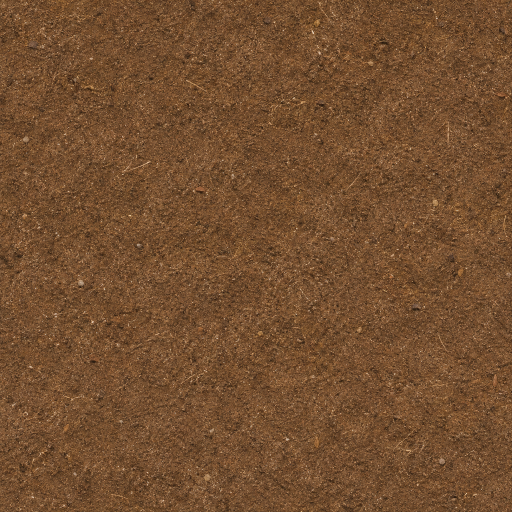
#> input picture rvk/assets/terrain/shared-hd-dirt.png, 1024 x 1024 px (shown at 1/2 size)
$ python -i hd_ground_feature_render.py   (imports and definitions only)
#> lines starting #> are read from the running program, lines starting #| are printed output that depends on the picture
"""Verify resolved HD photo features, rather than added noise or old AO grain."""
import argparse, hashlib, json, os, re, shutil, subprocess
from pathlib import Path
import numpy as np
from PIL import Image, ImageFilter


# [46 lines left out: function photographic_reference, not called in this run]


def band(array):
    image=Image.fromarray(np.clip(array,0,255).astype('uint8'))
    # Resolved structures several pixels wide; one-pixel noise is excluded.
    return np.asarray(image.filter(ImageFilter.GaussianBlur(1.5)),dtype=float).mean(axis=2)-np.asarray(image.filter(ImageFilter.GaussianBlur(6)),dtype=float).mean(axis=2)


# [68 lines left out: functions main, render_case, not called in this run]


# [1 line not run here, left out]

>>> import cv2
>>> picture = cv2.imread('../rvk/assets/terrain/shared-hd-dirt.png')
#> picture is the input picture: shape (1024, 1024, 3); mean B, G, R 48.4, 79.2, 116
>>> result = band(picture)
#> in band, `return np.asarray(image.filter(ImageFilter.GaussianBlur(1.5)),dtype=fl..`:
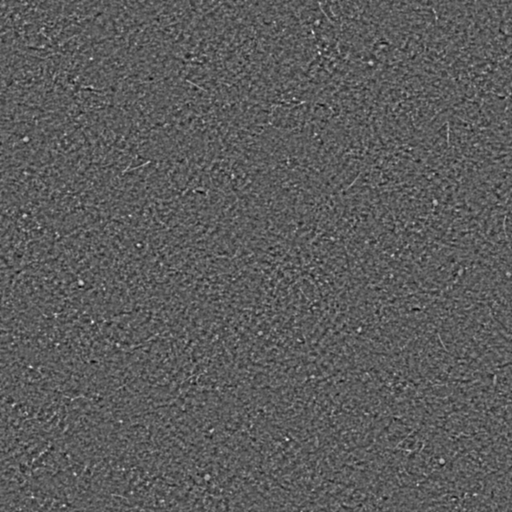
#> returned value: shape (1024, 1024) float64 (shown at 1/2 size); min -37.67, max 66.33, mean 0; drawn with min black and max white
